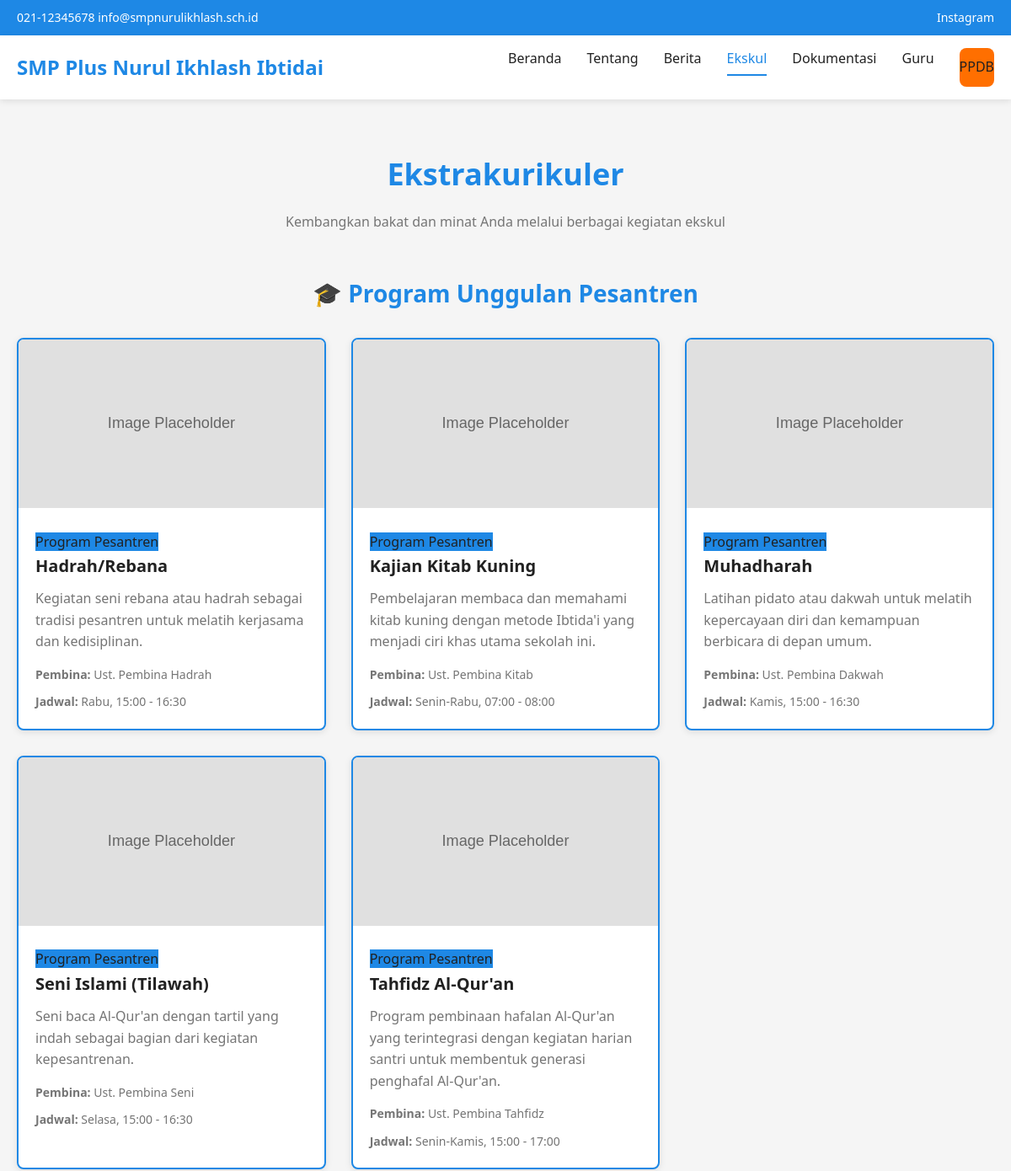
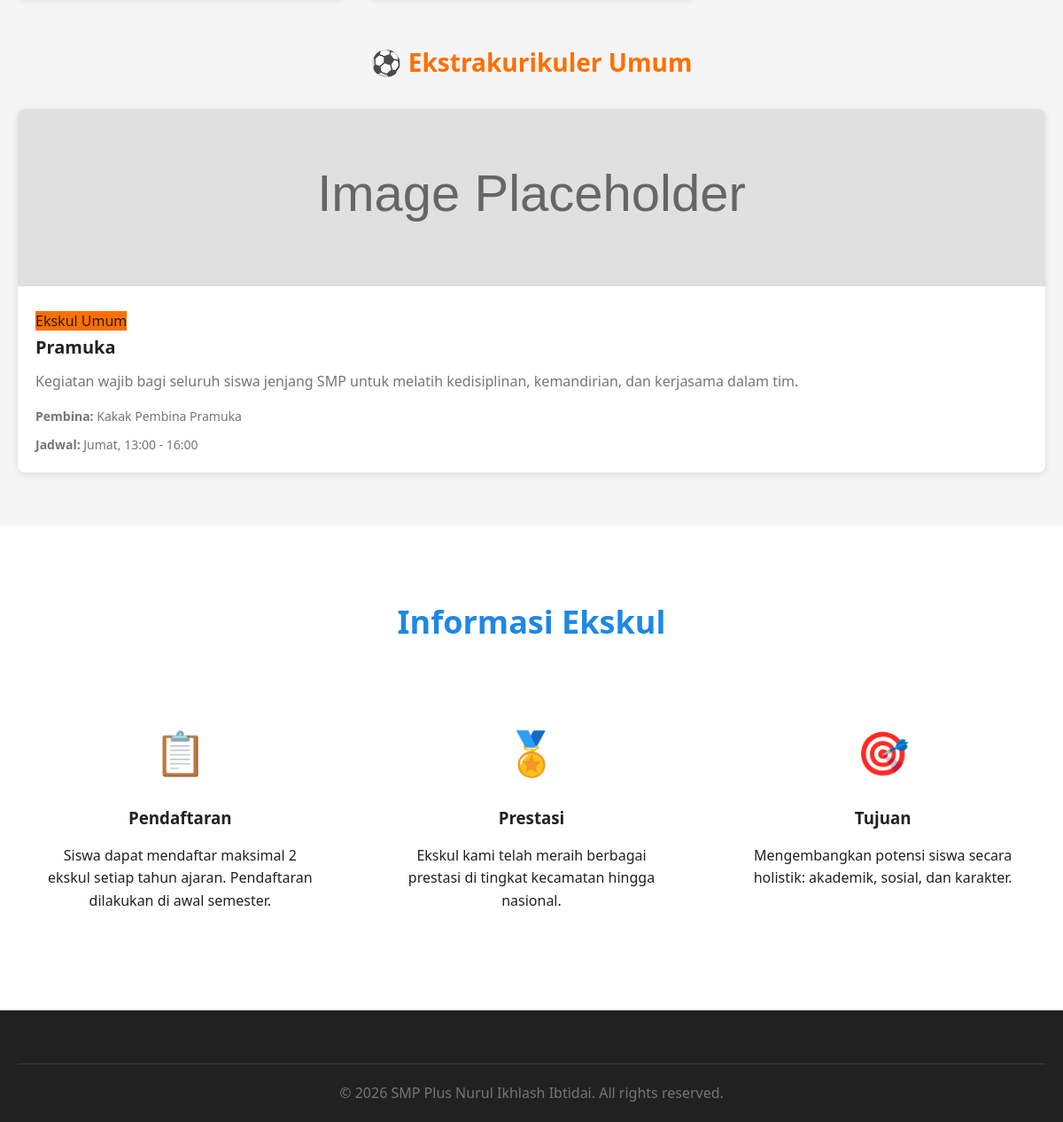
The app's page /pages/ekskul.php with its own data (2 pictures, top to bottom).
### tables this page shows
CREATE TABLE IF NOT EXISTS pengaturan (
    id INT AUTO_INCREMENT PRIMARY KEY,
    nama_pengaturan VARCHAR(100) NOT NULL UNIQUE,
    nilai TEXT NOT NULL,
    keterangan VARCHAR(255),
    updated_at TIMESTAMP DEFAULT CURRENT_TIMESTAMP ON UPDATE CURRENT_TIMESTAMP
);

CREATE TABLE IF NOT EXISTS ekskul (
    id INT AUTO_INCREMENT PRIMARY KEY,
    nama_ekskul VARCHAR(100) NOT NULL,
    deskripsi TEXT,
    pembina VARCHAR(100),
    jadwal_hari VARCHAR(50),
    jadwal_waktu VARCHAR(50),
    gambar VARCHAR(255),
    kategori ENUM('umum', 'pesantren') DEFAULT 'umum',
    status ENUM('aktif', 'nonaktif') DEFAULT 'aktif',
    created_at TIMESTAMP DEFAULT CURRENT_TIMESTAMP,
    updated_at TIMESTAMP DEFAULT CURRENT_TIMESTAMP ON UPDATE CURRENT_TIMESTAMP
);

### includes/functions.php (called while the page is built, shortened)
<?php
function get_pengaturan($nama) {
    $sql = "SELECT nilai FROM pengaturan WHERE nama_pengaturan = '$nama'";
    $result = query($sql);
    $row = fetch_assoc($result);
    return $row ? $row['nilai'] : '';
}
?>

### includes/db.php (called while the page is built, shortened)
<?php
try {
    $conn = new mysqli(DB_HOST, DB_USER, DB_PASS, DB_NAME);
    $conn->set_charset("utf8mb4");
} catch (Exception $e) {
    die("Error: " . $e->getMessage());
}
function query($sql) {
    global $conn;
    $result = $conn->query($sql);
    return $result;
}
function fetch_assoc($result) {
    return $result->fetch_assoc();
}
function fetch_all($result) {
    $data = [];
    while ($row = $result->fetch_assoc()) {
        $data[] = $row;
    }
    return $data;
}
?>

### pages/ekskul.php (the view, shortened to what this page needs)
<?php
require_once '../includes/db.php';
require_once '../includes/functions.php';
$nama_sekolah = get_pengaturan('nama_sekolah');
$sql_ekskul = "SELECT * FROM ekskul WHERE status = 'aktif' ORDER BY kategori, nama_ekskul ASC";
$result_ekskul = query($sql_ekskul);
$ekskul_list = fetch_all($result_ekskul);
?>
<!DOCTYPE html>
<html lang="id">
<head>
    <link rel="stylesheet" href="../assets/css/style.css">
</head>
<body>
    <div class="top-bar">
        <div class="container">
            <div>
                <span><i class="icon-phone"></i> <?php echo get_pengaturan('no_telepon'); ?></span>
                <span><i class="icon-email"></i> <?php echo get_pengaturan('email_sekolah'); ?></span>
            </div>
            <div>
                <a href="<?php echo get_pengaturan('instagram'); ?>" target="_blank">Instagram</a>
            </div>
        </div>
    </div>
    <header>
        <div class="navbar">
            <div class="container">
                <div class="logo">
                    <a href="../index.php"><?php echo $nama_sekolah; ?></a>
                </div>
                <ul class="nav-menu" id="primary-navigation">
                    <li><a href="../index.php">Beranda</a></li>
                    <li><a href="tentang.php">Tentang</a></li>
                    <li><a href="berita.php">Berita</a></li>
                    <li><a href="ekskul.php" class="active">Ekskul</a></li>
                    <li><a href="dokumentasi.php">Dokumentasi</a></li>
                    <li><a href="guru.php">Guru</a></li>
                    <li><a href="ppdb.php" class="btn btn-primary">PPDB</a></li>
                </ul>
            </div>
        </div>
    </header>
    <section style="padding: 60px 0;">
        <div class="container">
            <div class="section-title">
                <h2>Ekstrakurikuler</h2>
                <p>Kembangkan bakat dan minat Anda melalui berbagai kegiatan ekskul</p>
            </div>
            <div style="margin-bottom: 50px;">
                <h3 style="font-size: 28px; color: var(--primary-color); margin-bottom: 30px; text-align: center;">🎓 Program Unggulan Pesantren</h3>
                <?php
                $ekskul_pesantren = array_filter($ekskul_list, function($e) { return $e['kategori'] == 'pesantren'; });
                if (count($ekskul_pesantren) > 0): ?>
                    <div class="grid-3">
                        <?php foreach ($ekskul_pesantren as $ekskul): ?>
                            <div class="card" style="border: 2px solid var(--primary-color);">
                                <?php if ($ekskul['gambar']): ?>
                                    <img src="../assets/uploads/dokumentasi/<?php echo $ekskul['gambar']; ?>" alt="<?php echo $ekskul['nama_ekskul']; ?>" class="card-img">
                                <?php else: ?>
                                    <img src="../assets/images/placeholder.svg" alt="Placeholder" class="card-img">
                                <?php endif; ?>
                                <div class="card-body">
                                    <span class="badge" style="background: var(--primary-color);">Program Pesantren</span>
                                    <h3 class="card-title"><?php echo $ekskul['nama_ekskul']; ?></h3>
                                    <p class="card-text"><?php echo $ekskul['deskripsi']; ?></p>
                                    <div class="card-meta">
                                        <span><strong>Pembina:</strong> <?php echo $ekskul['pembina']; ?></span>
                                    </div>
                                    <div class="card-meta mt-1">
                                        <span><strong>Jadwal:</strong> <?php echo $ekskul['jadwal_hari']; ?>, <?php echo $ekskul['jadwal_waktu']; ?></span>
                                    </div>
                                </div>
                            </div>
                        <?php endforeach; ?>
                    </div>
                <?php endif; ?>
            </div>
            <div>
                <h3 style="font-size: 28px; color: var(--accent-color); margin-bottom: 30px; text-align: center;">⚽ Ekstrakurikuler Umum</h3>
                <?php
                $ekskul_umum = array_filter($ekskul_list, function($e) { return $e['kategori'] == 'umum'; });
                if (count($ekskul_umum) > 0): ?>
                    <div class="grid-3">
                        <?php foreach ($ekskul_umum as $ekskul): ?>
                            <div class="card">
                                <?php if ($ekskul['gambar']): ?>
                                    <img src="../assets/uploads/dokumentasi/<?php echo $ekskul['gambar']; ?>" alt="<?php echo $ekskul['nama_ekskul']; ?>" class="card-img">
                                <?php else: ?>
                                    <img src="../assets/images/placeholder.svg" alt="Placeholder" class="card-img">
                                <?php endif; ?>
                                <div class="card-body">
                                    <span class="badge" style="background: var(--accent-color);">Ekskul Umum</span>
                                    <h3 class="card-title"><?php echo $ekskul['nama_ekskul']; ?></h3>
                                    <p class="card-text"><?php echo $ekskul['deskripsi']; ?></p>
                                    <div class="card-meta">
                                        <span><strong>Pembina:</strong> <?php echo $ekskul['pembina']; ?></span>
                                    </div>
                                    <div class="card-meta mt-1">
                                        <span><strong>Jadwal:</strong> <?php echo $ekskul['jadwal_hari']; ?>, <?php echo $ekskul['jadwal_waktu']; ?></span>
                                    </div>
                                </div>
                            </div>
                        <?php endforeach; ?>
                    </div>
                <?php endif; ?>
            </div>
        </div>
    </section>
    <section class="features">
        <div class="container">
            <div class="section-title">
                <h2>Informasi Ekskul</h2>
            </div>
            <div class="grid-3">
                <div class="feature-item">
                    <div class="feature-icon">📋</div>
                    <h3>Pendaftaran</h3>
                    <p>Siswa dapat mendaftar maksimal 2 ekskul setiap tahun ajaran. Pendaftaran dilakukan di awal semester.</p>
                </div>
                <div class="feature-item">
                    <div class="feature-icon">🏅</div>
                    <h3>Prestasi</h3>
                    <p>Ekskul kami telah meraih berbagai prestasi di tingkat kecamatan hingga nasional.</p>
                </div>
                <div class="feature-item">
                    <div class="feature-icon">🎯</div>
                    <h3>Tujuan</h3>
                    <p>Mengembangkan potensi siswa secara holistik: akademik, sosial, dan karakter.</p>
                </div>
            </div>
        </div>
    </section>
    <footer>
        <div class="container">
            <div class="footer-bottom">
                <p>&copy; <?php echo date('Y'); ?> <?php echo $nama_sekolah; ?>. All rights reserved.</p>
            </div>
        </div>
    </footer>
</body>
</html>

### assets/css/style.css (style rules this page uses)
* { margin: 0; padding: 0; box-sizing: border-box; }
:root { --primary-color: #1e88e5; --secondary-color: #1565c0; --accent-color: #ff6f00; --success-color: #43a047; --danger-color: #e53935; --warning-color: #fb8c00; --dark-color: #212121; --light-color: #f5f5f5; --white: #ffffff; --gray: #757575; --border-radius: 8px; --shadow: 0 2px 8px rgba(0,0,0,0.1); --transition: all 0.3s ease; }
body { font-family: 'Segoe UI', Tahoma, Geneva, Verdana, sans-serif; line-height: 1.6; color: var(--dark-color); background-color: var(--light-color); }
a { text-decoration: none; color: inherit; transition: var(--transition); }
img { max-width: 100%; height: auto; }
.container { max-width: 1200px; margin: 0 auto; padding: 0 20px; }
header { background: var(--white); box-shadow: var(--shadow); position: sticky; top: 0; z-index: 1000; }
.top-bar { background: var(--primary-color); color: var(--white); padding: 10px 0; font-size: 14px; }
.top-bar .container { display: flex; justify-content: space-between; align-items: center; }
.top-bar a { color: var(--white); margin-left: 20px; }
.navbar { padding: 15px 0; }
.navbar .container { display: flex; justify-content: space-between; align-items: center; }
.logo { font-size: 24px; font-weight: bold; color: var(--primary-color); }
.nav-menu { display: flex; list-style: none; gap: 30px; }
.nav-menu a { color: var(--dark-color); font-weight: 500; padding: 10px 0; position: relative; }
.nav-menu a:hover, .nav-menu a.active { color: var(--primary-color); }
.nav-menu a::after { content: ''; position: absolute; bottom: 0; left: 0; width: 0; height: 2px; background: var(--primary-color); transition: var(--transition); }
.nav-menu a:hover::after, .nav-menu a.active::after { width: 100%; }
.btn { display: inline-block; padding: 12px 30px; border-radius: var(--border-radius); font-weight: 600; cursor: pointer; border: none; transition: var(--transition); }
.btn-primary { background: var(--accent-color); color: var(--white); }
section { padding: 80px 0; }
.section-title { text-align: center; margin-bottom: 50px; }
.section-title h2 { font-size: 36px; color: var(--primary-color); margin-bottom: 15px; }
.section-title p { color: var(--gray); max-width: 600px; margin: 0 auto; }
.card { background: var(--white); border-radius: var(--border-radius); box-shadow: var(--shadow); overflow: hidden; transition: var(--transition); }
.card-img { width: 100%; height: 200px; object-fit: cover; }
.card-body { padding: 20px; }
.card-title { font-size: 20px; margin-bottom: 10px; color: var(--dark-color); }
.card-text { color: var(--gray); margin-bottom: 15px; }
.card-meta { display: flex; justify-content: space-between; align-items: center; font-size: 14px; color: var(--gray); }
.grid-3 { display: grid; grid-template-columns: repeat(auto-fit, minmax(300px, 1fr)); gap: 30px; }
.features { background: var(--white); }
.feature-item { text-align: center; padding: 30px; }
.feature-icon { font-size: 48px; color: var(--primary-color); margin-bottom: 20px; }
.feature-item h3 { margin-bottom: 15px; }
footer { background: var(--dark-color); color: var(--white); padding: 60px 0 20px; }
.footer-bottom { text-align: center; padding-top: 20px; border-top: 1px solid rgba(255,255,255,0.1); color: var(--gray); }
.mt-1 { margin-top: 10px; }

### records on screen
pengaturan: nilai "021-12345678"
pengaturan: nilai "info@smpnurulikhlash.sch.id"
pengaturan: nilai "SMP Plus Nurul Ikhlash Ibtidai"
ekskul: nama_ekskul "Hadrah/Rebana", deskripsi "Kegiatan seni rebana atau hadrah sebagai tradisi pesantren untuk melatih kerjasama dan kedisiplinan.", pembina "Ust. Pembina Hadrah", jadwal_hari "Rabu", jadwal_waktu "15:00 - 16:30"
ekskul: nama_ekskul "Kajian Kitab Kuning", deskripsi "Pembelajaran membaca dan memahami kitab kuning dengan metode Ibtida'i yang menjadi ciri khas utama sekolah ini.", pembina "Ust. Pembina Kitab", jadwal_hari "Senin-Rabu", jadwal_waktu "07:00 - 08:00"
ekskul: nama_ekskul "Muhadharah", deskripsi "Latihan pidato atau dakwah untuk melatih kepercayaan diri dan kemampuan berbicara di depan umum.", pembina "Ust. Pembina Dakwah", jadwal_hari "Kamis", jadwal_waktu "15:00 - 16:30"
ekskul: nama_ekskul "Seni Islami (Tilawah)", deskripsi "Seni baca Al-Qur'an dengan tartil yang indah sebagai bagian dari kegiatan kepesantrenan.", pembina "Ust. Pembina Seni", jadwal_hari "Selasa", jadwal_waktu "15:00 - 16:30"
ekskul: nama_ekskul "Tahfidz Al-Qur'an", deskripsi "Program pembinaan hafalan Al-Qur'an yang terintegrasi dengan kegiatan harian santri untuk membentuk generasi penghafal Al-Qur'an.", pembina "Ust. Pembina Tahfidz", jadwal_hari "Senin-Kamis", jadwal_waktu "15:00 - 17:00"
ekskul: nama_ekskul "Pramuka", deskripsi "Kegiatan wajib bagi seluruh siswa jenjang SMP untuk melatih kedisiplinan, kemandirian, dan kerjasama dalam tim.", pembina "Kakak Pembina Pramuka", jadwal_hari "Jumat", jadwal_waktu "13:00 - 16:00"
